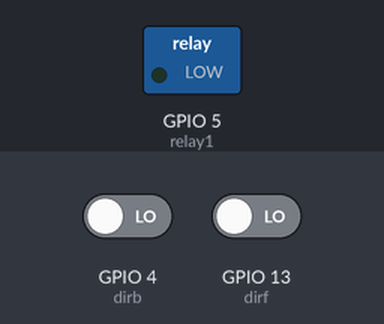
This sketch was run on a simulated ESP8266 (NodeMCU). Parts: switched loads named in the sketch (green lamp = pin HIGH). The test bench sets the inputs (shaded band); at power-on: GPIO 4 (dirb) LOW, GPIO 13 (dirf) LOW. WiFi joins after 1.5 s; servers stay silent unless stated; what the sketch prints to the serial monitor is not drawn.

Above: at 2.7 s.
2.8 s: GPIO 4 (dirb) driven HIGH
At 3.8 s:
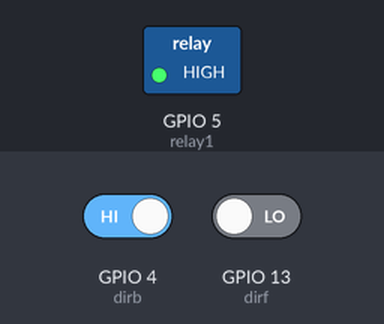
Timing chart, 0 to 5.8 s (numbered marks = the images above; inputs shaded):
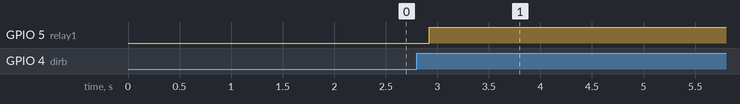

Measured:
- after the input at 2.8 s, GPIO 5 (relay1): LOW → HIGH after 0.12 s

The sketch:

otalinetokentest143door0719remotelightnodemcuok.ino
```cpp
#include <ESP8266WiFi.h>
#include <WiFiClient.h>
#include <ESPAsyncTCP.h>
#include <ESPAsyncWebServer.h>
#include <AsyncElegantOTA.h>
#include <TridentTD_LineNotify.h>

//#define DHTTYPE DHT11
//#define DHTPIN  0

// 修改成上述寄到登入郵箱的 Token號碼
#define LINE_TOKEN "4ypWH81DePFWyxNPbqh3OIy1YhWOjDzEcBwt61ZY0Pm"

// 設定無線基地台SSID跟密碼
const char* ssid     = "TP-LINK_2394";//TP-LINK_2394  jone
const char* password = "A12kec00";
const int dirf = 13; //detect gpio 3
int dirff ;//3 detect gpio 3
const int dirb = 4; //detect gpio 2
int dirfb ;//2 detect gpio 2
int relay1 = 5 ;
//DHT dht(DHTPIN, DHTTYPE, 11);    // 11 works fine for ESP8266

float humidity, temp_f;   // 從 DHT-11 讀取的值

unsigned long previousMillis = 0;        // will store last temp was read
const long interval = 2000;              // interval at which to read sensor

// 用不到以下兩個變數
// const char* host = "notify-api.line.me";
// const int httpsPort = 443;
 AsyncWebServer server(80);
void setup(void)
{
    pinMode(dirf,INPUT);
    pinMode(dirb,INPUT);
    pinMode(relay1,OUTPUT);
    digitalWrite(relay1,LOW);
  Serial.begin(9600);  // 設定速率 感測器
//  dht.begin();           // 初始化

  WiFi.mode(WIFI_STA);
  // 連接無線基地台
  WiFi.begin(ssid, password);
  Serial.print("\n\r \n\rWorking to connect");

  // 等待連線，並從 Console顯示 IP
  while (WiFi.status() != WL_CONNECTED) {
    delay(500);
    Serial.print(".");
  }
  Serial.println("");
  Serial.println("DHT Weather Reading Server");
  Serial.print("Connected to ");
  Serial.println(ssid);
  Serial.print("IP address: ");
  Serial.println(WiFi.localIP());
  server.on("/", HTTP_GET, [](AsyncWebServerRequest *request) {
    request->send(200, "text/plain", "Hi! I am ESP8266.");
  });

  AsyncElegantOTA.begin(&server);    // Start ElegantOTA
  server.begin();
}

void loop(void)
{
   digitalWrite(relay1,LOW);
///    while (WiFi.status() != WL_CONNECTED) {
   delay(200);
  // 量測間等待至少 2 秒
/* unsigned long currentMillis = millis();

  if(currentMillis - previousMillis >= interval) {
    // 將最後讀取感測值的時間紀錄下來
    previousMillis = currentMillis;

    // 讀取溫度大約 250 微秒!
    humidity = dht.readHumidity();          // 讀取濕度(百分比)
    temp_f = dht.readTemperature(true);     // 讀取溫度(華氏)


    // 檢查兩個值是否為空值
    if (isnan(humidity) || isnan(temp_f)) {
       Serial.println("Failed to read from DHT sensor!");
       return;
    }
  }

  String tempe="溫度:"+String((int)(temp_f-32)*5/9)+"℃";
  String humid="濕度:"+String((int)humidity)+"％";

  // 顯示 Line版本 */
   dirff = digitalRead(dirf); //pin3
   dirfb = digitalRead(dirb); //pin2
  if (dirff == HIGH){   //Gpio 3 低電位觸發
    Serial.println(LINE.getVersion());

    LINE.setToken(LINE_TOKEN);

  // 先換行再顯示
  //LINE.notify("\n" + tempe + " ；" + humid);
  String tempe="DOOR OPEN:143號 一樓test";
    LINE.notify("\n" + tempe);
   digitalWrite(relay1,HIGH);
  // 每4分鐘發送一次
    delay(300000);//240000
  }
   else if (dirfb == HIGH){   //Gpio 2 低電位觸發
    Serial.println(LINE.getVersion());

    LINE.setToken(LINE_TOKEN);

  // 先換行再顯示
  //LINE.notify("\n" + tempe + " ；" + humid);
  String tempe="SENSER DETECT:143號 一樓test";
    LINE.notify("\n" + tempe);
   digitalWrite(relay1,HIGH);
  // 每4分鐘發送一次
    delay(300000);//240000
  }
    digitalWrite(relay1,LOW);
    delay(200);
}
```
